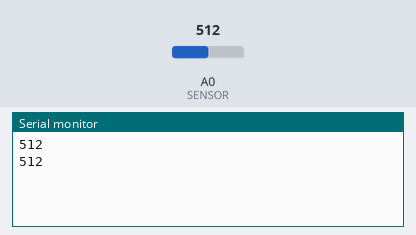
The sketch below on a simulated Arduino Uno, built with avr-gcc and run on an emulated ATmega328P. Shown: the last lines printed to the serial monitor. Inputs (shaded band) come from the test bench; at power-on: A0 (SENSOR) = 512.

Above: at 5.8 s.
5.9 s: A0 (SENSOR) set to 716
At 11.5 s:
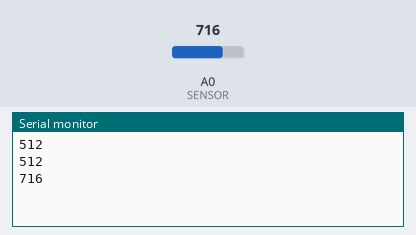
11.9 s: A0 (SENSOR) set to 900
At 16.5 s:
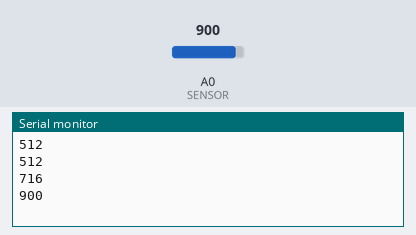
Timing chart, 0 to 18.0 s (numbered marks = the images above; inputs shaded):
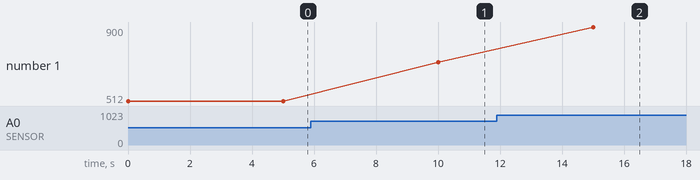

Measured:
- after the input at 5.9 s, the serial monitor: prints a new line after 4.1 s (image 1)
- after the input at 11.9 s, the serial monitor: prints a new line after 3.1 s (image 2)
- plotted number 1: 512 → 716 after the input at 5.9 s, 716 → 900 after the input at 11.9 s

The sketch:

sketch_jul22a.ino
```cpp
#include <Arduino.h>

#define SENSOR A0         // Определяем номер аналогового входа, к которому подключен датчик влажности почвы.

void setup()
{
	Serial.begin(115200); // Инициируем передачу данных по последовательному порту на скорости 115200 бот.
}


void loop()
{
	uint16_t sensor = analogRead(SENSOR);    // Читаем данные с датчика,
	Serial.println(sensor);                  // выводим текущую влажность почвы из датчика в последовательный порт,
	delay(5000);                             // приостанавливаем выполнение программы на 5 секунд.
}
```
